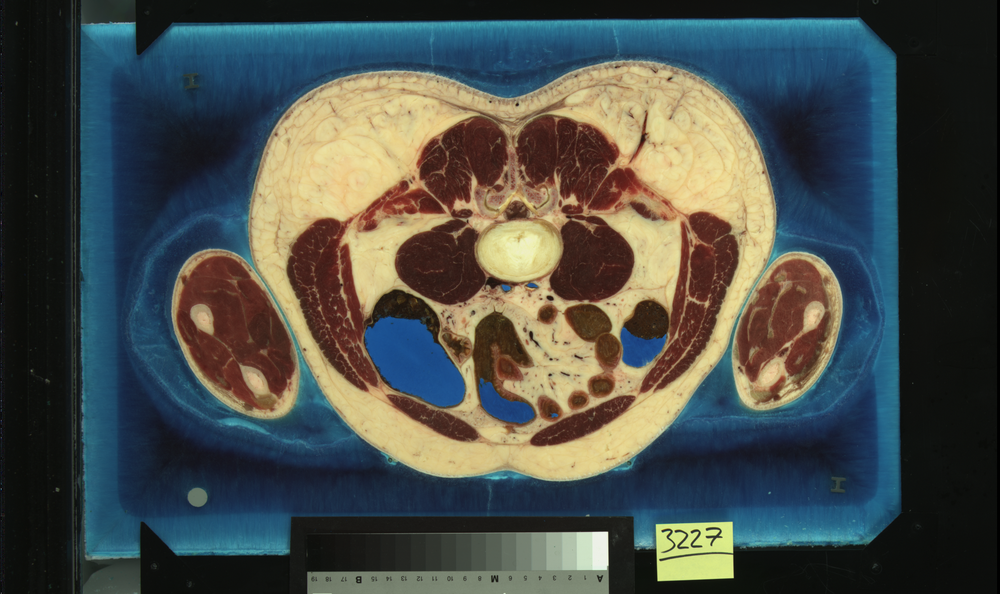
#> input picture gamma_transform.png, 1000 x 594 px, shrunk from 2048 x 1216 before the run
$ python gamma_transform.py
#> lines starting #> are read from the running program, lines starting #| are printed output that depends on the picture
# gamma_transform.py
from PIL import Image
import numpy as np

input_path = "gamma_transform.png"
gamma = 0.5       # change as needed (<1 darkens, >1 brightens)
c = 1.0

img = Image.open(input_path).convert("L")
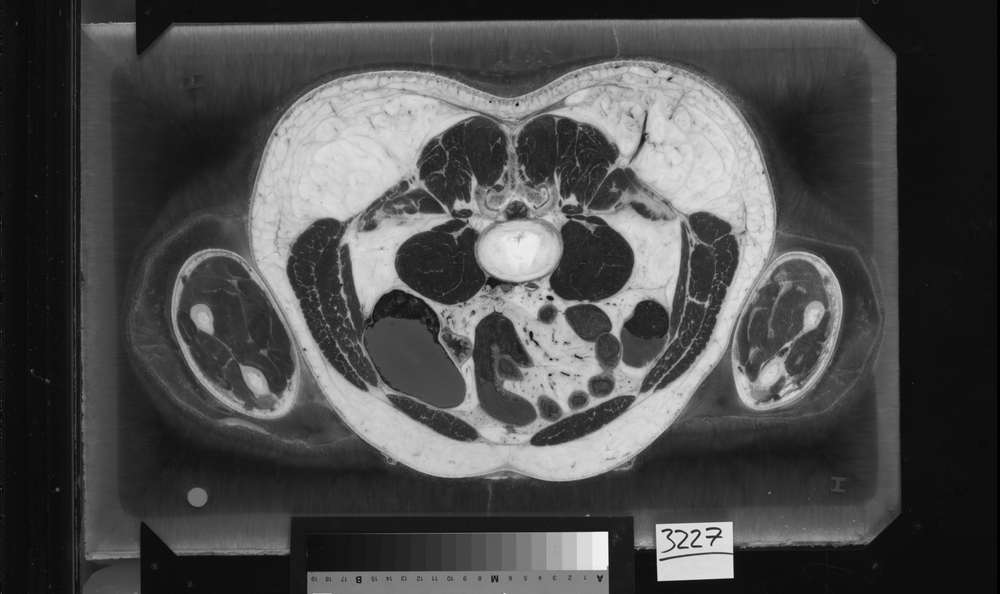
#> img: PIL image 1000x594 L; min 0, max 250, mean 75.9
pixels = np.array(img, dtype=np.float32) / 255.0
gamma_pixels = c * (pixels ** gamma) * 255
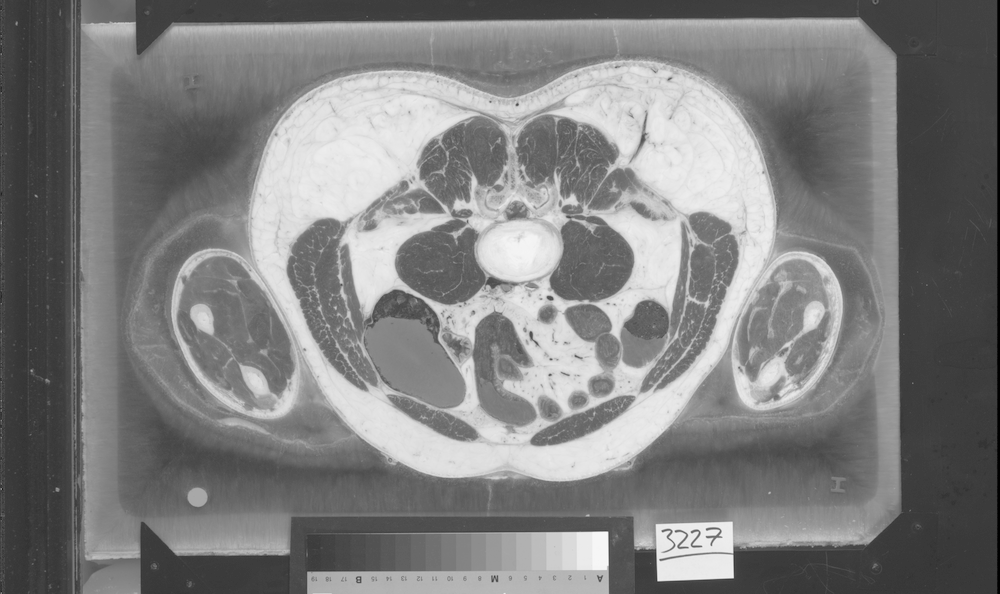
#> gamma_pixels: shape (594, 1000) float32; min 0, max 252.5, mean 127.8
result = Image.fromarray(np.uint8(gamma_pixels))
result.save("gamma_output.jpg")

$ run again, with bit_plane_slicing.png copied over gamma_transform.png
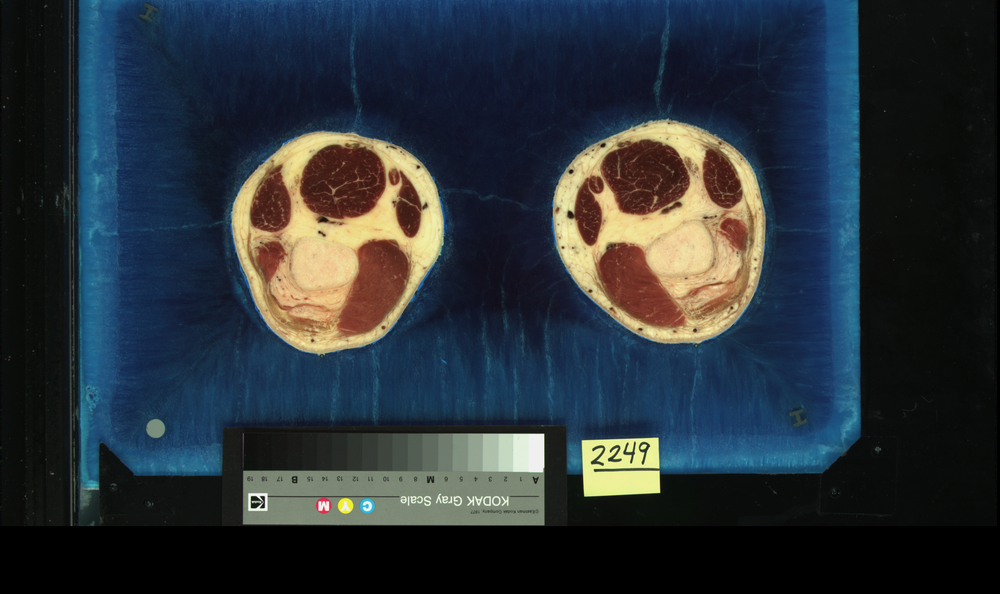
#> input picture bit_plane_slicing.png, 1000 x 594 px, shrunk from 2048 x 1216 before the run
#> `img = Image.open(input_path).convert("L")`:
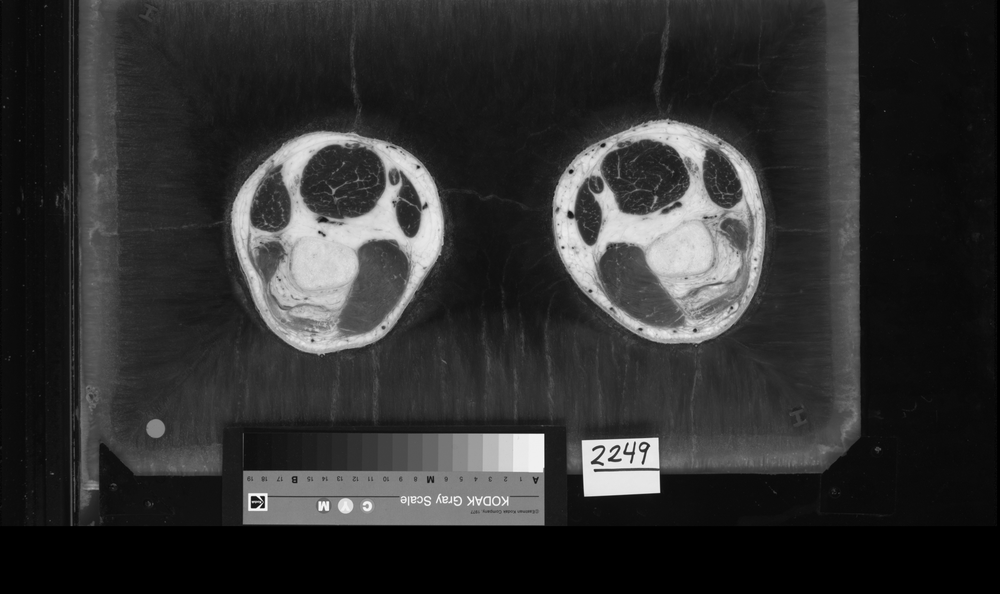
#> img: PIL image 1000x594 L; min 0, max 255, mean 48.5
#> `gamma_pixels = c * (pixels ** gamma) * 255`:
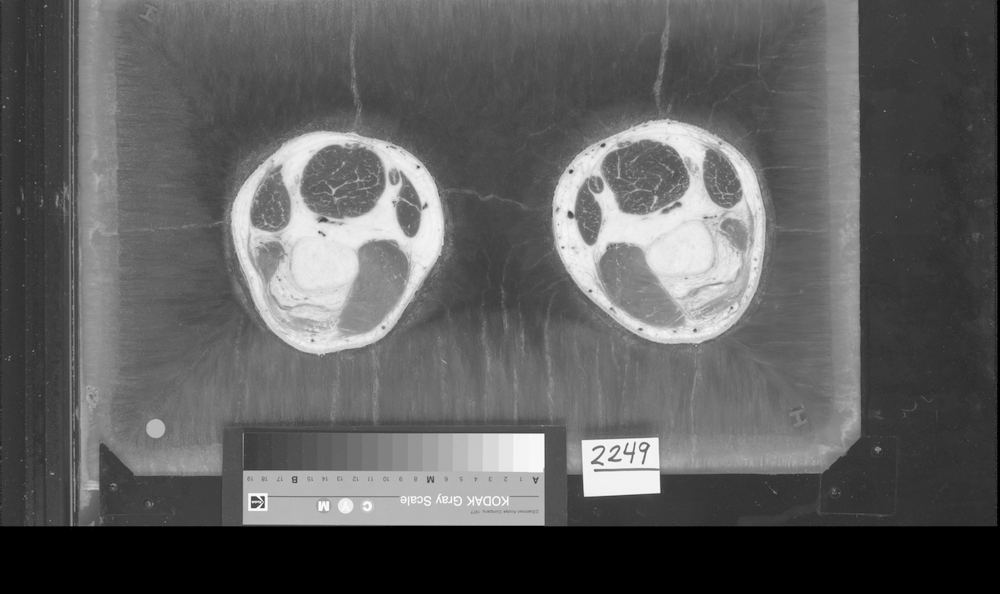
#> gamma_pixels: shape (594, 1000) float32; min 0, max 255, mean 95

$ run again, with histogram_equalization.png copied over gamma_transform.png
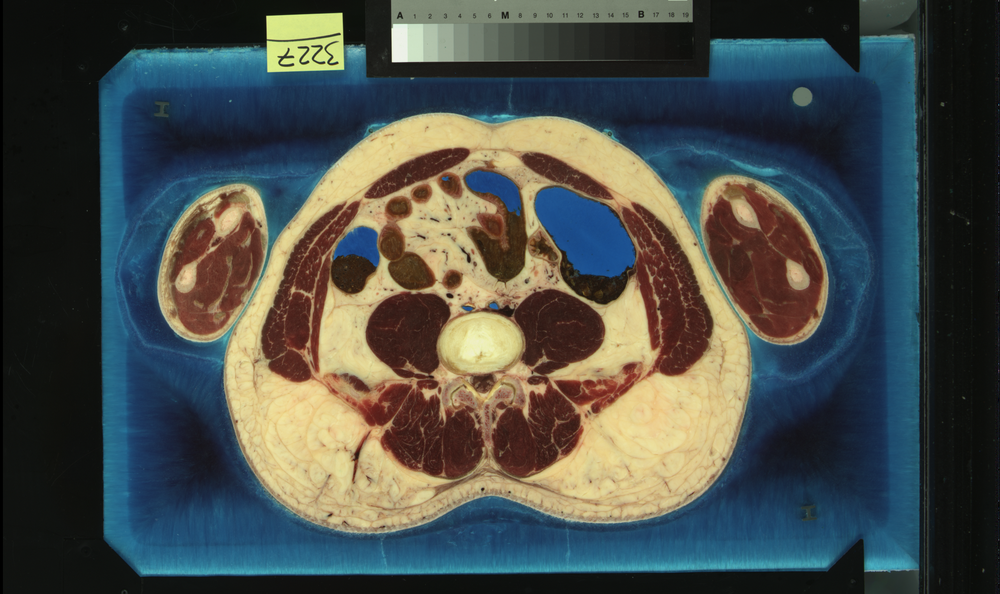
#> input picture histogram_equalization.png, 1000 x 594 px, shrunk from 2048 x 1216 before the run
#> `img = Image.open(input_path).convert("L")`:
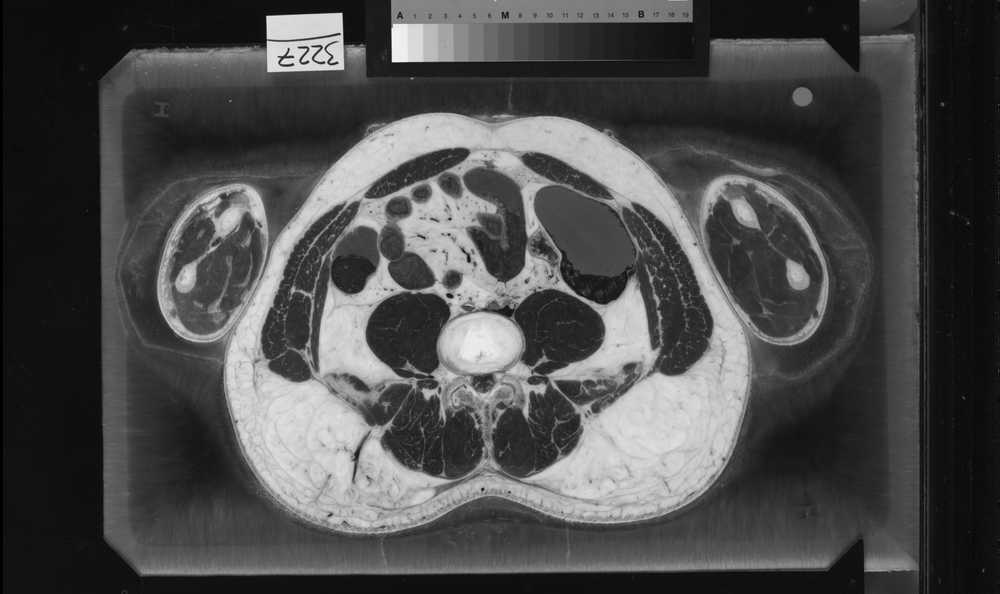
#> img: PIL image 1000x594 L; min 0, max 250, mean 75.9
#> `gamma_pixels = c * (pixels ** gamma) * 255`:
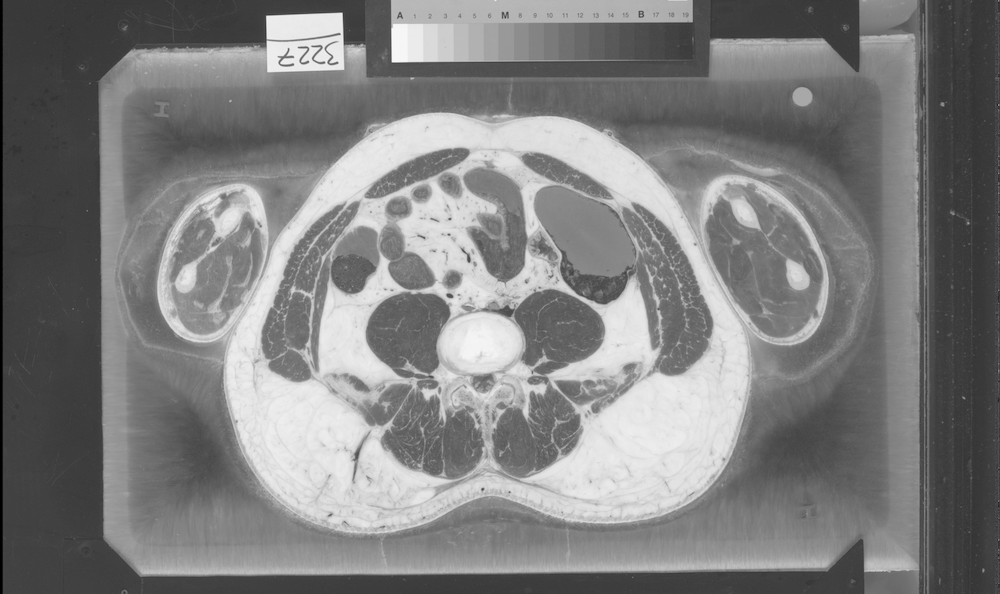
#> gamma_pixels: shape (594, 1000) float32; min 0, max 252.5, mean 127.8
